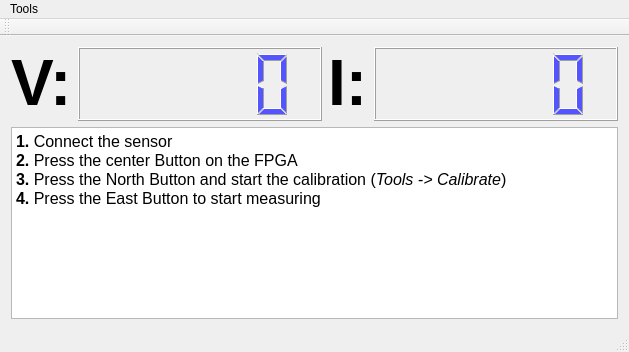
<?xml version="1.0" encoding="UTF-8"?>
<ui version="4.0">
 <class>MainWindow</class>
 <widget class="QMainWindow" name="MainWindow">
  <property name="geometry">
   <rect>
    <x>0</x>
    <y>0</y>
    <width>629</width>
    <height>352</height>
   </rect>
  </property>
  <property name="windowTitle">
   <string>Nanosystems Project</string>
  </property>
  <widget class="QWidget" name="centralWidget">
   <layout class="QGridLayout" name="gridLayout">
    <item row="1" column="0" rowspan="3">
     <layout class="QHBoxLayout" name="horizontalLayout">
      <property name="spacing">
       <number>6</number>
      </property>
      <property name="sizeConstraint">
       <enum>QLayout::SetDefaultConstraint</enum>
      </property>
      <property name="leftMargin">
       <number>0</number>
      </property>
      <item>
       <widget class="QLabel" name="label">
        <property name="sizePolicy">
         <sizepolicy hsizetype="Maximum" vsizetype="Minimum">
          <horstretch>0</horstretch>
          <verstretch>0</verstretch>
         </sizepolicy>
        </property>
        <property name="text">
         <string>&lt;html&gt;&lt;head/&gt;&lt;body&gt;&lt;p&gt;&lt;span style=&quot; font-size:48pt; font-weight:600;&quot;&gt;V:&lt;/span&gt;&lt;/p&gt;&lt;/body&gt;&lt;/html&gt;</string>
        </property>
       </widget>
      </item>
      <item>
       <widget class="QLCDNumber" name="lcdNumber">
        <property name="styleSheet">
         <string notr="true">color: rgb(85, 85, 255)</string>
        </property>
       </widget>
      </item>
      <item>
       <widget class="QLabel" name="label_2">
        <property name="sizePolicy">
         <sizepolicy hsizetype="Maximum" vsizetype="Minimum">
          <horstretch>0</horstretch>
          <verstretch>0</verstretch>
         </sizepolicy>
        </property>
        <property name="text">
         <string>&lt;html&gt;&lt;head/&gt;&lt;body&gt;&lt;p&gt;&lt;span style=&quot; font-size:48pt; font-weight:600;&quot;&gt;I:&lt;/span&gt;&lt;/p&gt;&lt;/body&gt;&lt;/html&gt;</string>
        </property>
       </widget>
      </item>
      <item>
       <widget class="QLCDNumber" name="lcdNumber_2">
        <property name="styleSheet">
         <string notr="true">color: rgb(85, 85, 255)</string>
        </property>
       </widget>
      </item>
     </layout>
    </item>
    <item row="4" column="0" rowspan="4">
     <widget class="QTextBrowser" name="textBrowser">
      <property name="sizePolicy">
       <sizepolicy hsizetype="Minimum" vsizetype="Minimum">
        <horstretch>0</horstretch>
        <verstretch>0</verstretch>
       </sizepolicy>
      </property>
      <property name="html">
       <string>&lt;!DOCTYPE HTML PUBLIC &quot;-//W3C//DTD HTML 4.0//EN&quot; &quot;http://www.w3.org/TR/REC-html40/strict.dtd&quot;&gt;
&lt;html&gt;&lt;head&gt;&lt;meta name=&quot;qrichtext&quot; content=&quot;1&quot; /&gt;&lt;style type=&quot;text/css&quot;&gt;
p, li { white-space: pre-wrap; }
&lt;/style&gt;&lt;/head&gt;&lt;body style=&quot; font-family:'Ubuntu'; font-size:11pt; font-weight:400; font-style:normal;&quot;&gt;
&lt;p style=&quot; margin-top:0px; margin-bottom:0px; margin-left:0px; margin-right:0px; -qt-block-indent:0; text-indent:0px;&quot;&gt;&lt;span style=&quot; font-family:'Sans Serif'; font-size:12pt; font-weight:600;&quot;&gt;1.&lt;/span&gt;&lt;span style=&quot; font-family:'Sans Serif'; font-size:12pt;&quot;&gt; Connect the sensor&lt;/span&gt;&lt;/p&gt;
&lt;p style=&quot; margin-top:0px; margin-bottom:0px; margin-left:0px; margin-right:0px; -qt-block-indent:0; text-indent:0px;&quot;&gt;&lt;span style=&quot; font-family:'Sans Serif'; font-size:12pt; font-weight:600;&quot;&gt;2.&lt;/span&gt;&lt;span style=&quot; font-family:'Sans Serif'; font-size:12pt;&quot;&gt; Press the center Button on the FPGA&lt;/span&gt;&lt;/p&gt;
&lt;p style=&quot; margin-top:0px; margin-bottom:0px; margin-left:0px; margin-right:0px; -qt-block-indent:0; text-indent:0px;&quot;&gt;&lt;span style=&quot; font-family:'Sans Serif'; font-size:12pt; font-weight:600;&quot;&gt;3.&lt;/span&gt;&lt;span style=&quot; font-family:'Sans Serif'; font-size:12pt;&quot;&gt; Press the North Button and start the calibration (&lt;/span&gt;&lt;span style=&quot; font-family:'Sans Serif'; font-size:12pt; font-style:italic;&quot;&gt;Tools -&amp;gt; Calibrate&lt;/span&gt;&lt;span style=&quot; font-family:'Sans Serif'; font-size:12pt;&quot;&gt;)&lt;/span&gt;&lt;/p&gt;
&lt;p style=&quot; margin-top:0px; margin-bottom:0px; margin-left:0px; margin-right:0px; -qt-block-indent:0; text-indent:0px;&quot;&gt;&lt;span style=&quot; font-family:'Sans Serif'; font-size:12pt; font-weight:600;&quot;&gt;4. &lt;/span&gt;&lt;span style=&quot; font-family:'Sans Serif'; font-size:12pt;&quot;&gt;Press the East Button to start measuring&lt;/span&gt;&lt;/p&gt;&lt;/body&gt;&lt;/html&gt;</string>
      </property>
     </widget>
    </item>
   </layout>
  </widget>
  <widget class="QMenuBar" name="menuBar">
   <property name="geometry">
    <rect>
     <x>0</x>
     <y>0</y>
     <width>629</width>
     <height>25</height>
    </rect>
   </property>
   <widget class="QMenu" name="menuCalibrate">
    <property name="title">
     <string>Tools</string>
    </property>
    <addaction name="actionCalibrate"/>
   </widget>
   <addaction name="menuCalibrate"/>
  </widget>
  <widget class="QToolBar" name="mainToolBar">
   <attribute name="toolBarArea">
    <enum>TopToolBarArea</enum>
   </attribute>
   <attribute name="toolBarBreak">
    <bool>false</bool>
   </attribute>
  </widget>
  <widget class="QStatusBar" name="statusBar"/>
  <action name="actionCalibrate">
   <property name="text">
    <string>Calibrate</string>
   </property>
  </action>
 </widget>
 <layoutdefault spacing="6" margin="11"/>
 <resources/>
 <connections/>
</ui>
